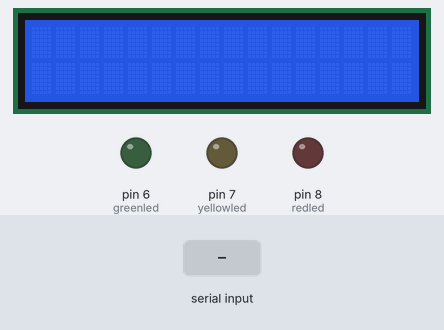
A sketch run on a simulated Arduino Uno, built with avr-gcc and run on an emulated ATmega328P. Shown: 16×2 character LCD, output pins drawn as LEDs (lit = HIGH). The test bench sets the inputs (shaded band).

Above: at 1.2 s.
1.3 s: "a" received over the second serial link
At 2.5 s:
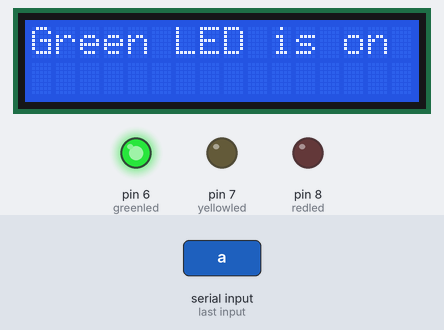
2.8 s: "b" received over the second serial link
At 3.6 s:
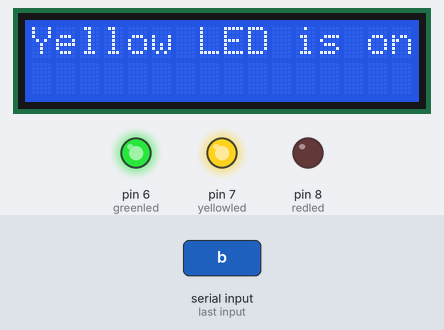
4.3 s: "c" received over the second serial link
At 4.6 s:
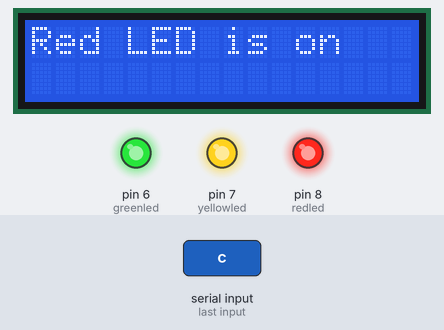
5.8 s: "1" received over the second serial link
At 6.3 s:
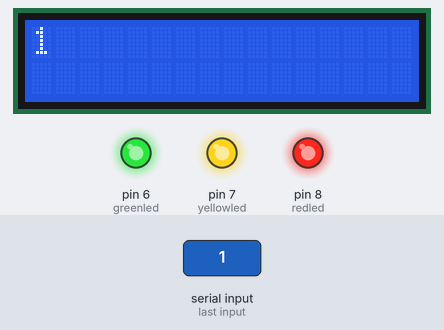
7.3 s: "m" received over the second serial link
At 8.5 s:
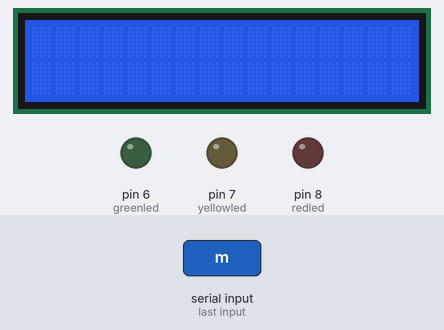
8.8 s: "b" received over the second serial link
At 9.4 s:
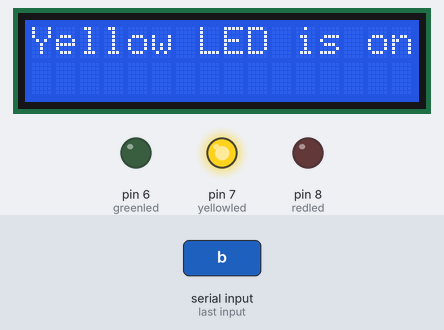
Timing chart, 0 to 11.3 s (numbered marks = the images above; inputs shaded):
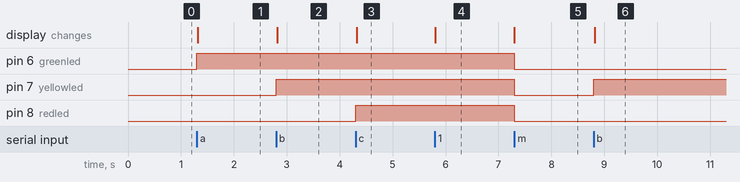

The sketch:

BT_LEDs.ino
```cpp
#include <LiquidCrystal.h> //Include the library that enables you to use the LCD
#include <SoftwareSerial.h>

int greenled = 6;
int yellowled = 7;
int redled = 8;
const int rs = 12, en = 11, d4 = 5, d5 = 4, d6 = 3, d7 = 2;
LiquidCrystal lcd(rs, en, d4, d5, d6, d7);
SoftwareSerial BlueTooth(10, 9); // (TXD, RXD) of HC-06
char BT_input; // to store input character received via BT.

void setup() {
lcd.begin(16,2);//16 by 2 are the dimensions of the LCD (in number of characters)
BlueTooth.begin(9600);//launch the process of receiving serial data (via bluetooth) at 9600 bits/s
pinMode(6, OUTPUT);
pinMode(7, OUTPUT);
pinMode(8, OUTPUT);
}

void loop()
{
  if (BlueTooth.available())

  {
    BT_input=(BlueTooth.read());
    if (BT_input=='a')
    {
      lcd.clear();
      digitalWrite(greenled, HIGH);
      BlueTooth.println("Green LED is on");
      lcd.print("Green LED is on");
    }
    else if (BT_input=='b')
    {
      lcd.clear();
      digitalWrite(yellowled, HIGH);
      BlueTooth.println("Yellow LED is on");
      lcd.print("Yellow LED is on");
    }
   else if (BT_input=='c')
   {
    lcd.clear();
    digitalWrite(redled, HIGH);
    BlueTooth.println("Red LED is on");
    lcd.print("Red LED is on");
   }
   else if (BT_input=='m')
   {
    digitalWrite(greenled, LOW);
    digitalWrite(yellowled, LOW);
    digitalWrite(redled, LOW);
    lcd.clear();
   }
   else
   {
    lcd.clear();
    lcd.print(BT_input);
   }
   // You may add other if else condition here.
  }
}

//Before uploading the code to the Arduino, disconnect the Tx and Rx pins, otherwise you won't be able to upload. Once the code uploaded, reconnect them.
```

Measured:
- after the input at 1.3 s, pin 6 (greenled): LOW → HIGH at once; the display: changes at once (image 1)
- after the input at 2.8 s, pin 7 (yellowled): LOW → HIGH at once; the display: changes at once (image 2)
- after the input at 4.3 s, pin 8 (redled): LOW → HIGH at once; the display: changes at once (image 3)
- after the input at 5.8 s, the display: changes at once (image 4)
- after the input at 7.3 s, pin 6 (greenled), pin 7 (yellowled), pin 8 (redled): HIGH → LOW at once; the display: changes at once (image 5)
- after the input at 8.8 s, pin 7 (yellowled): LOW → HIGH at once; the display: changes at once (image 6)
